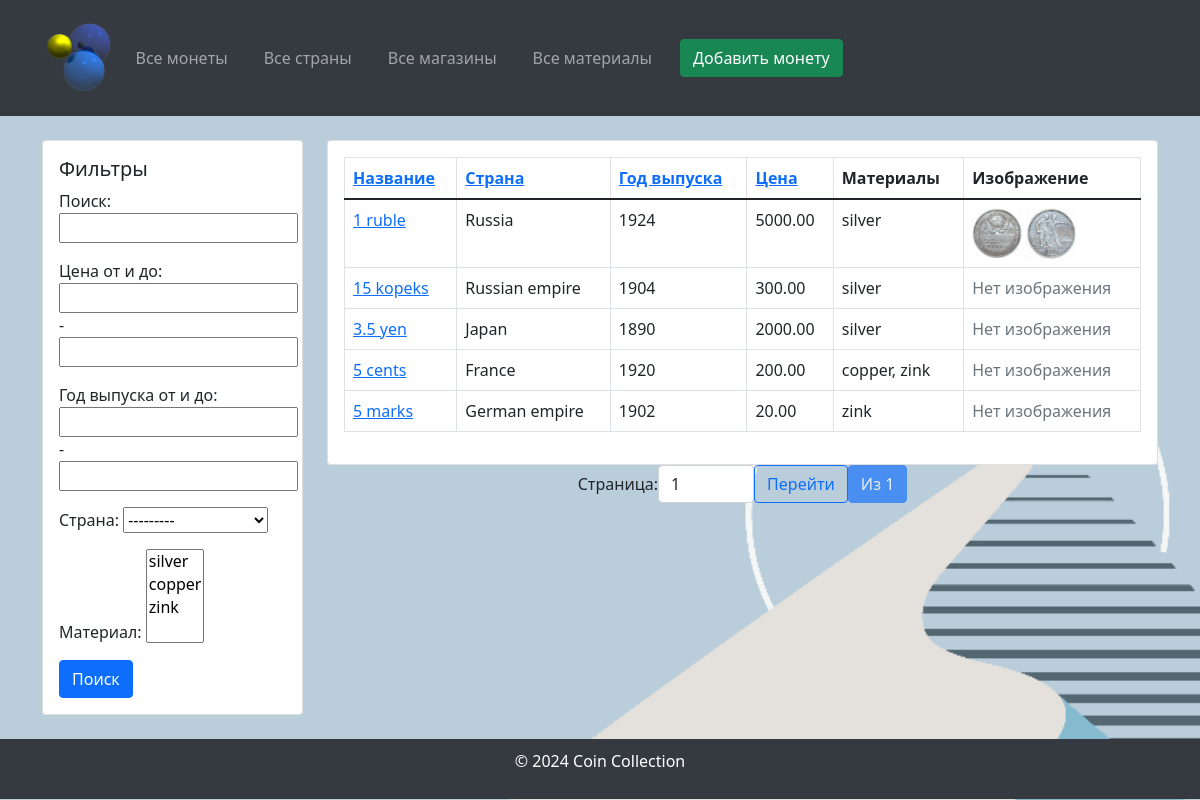
Before: / with the older database file.
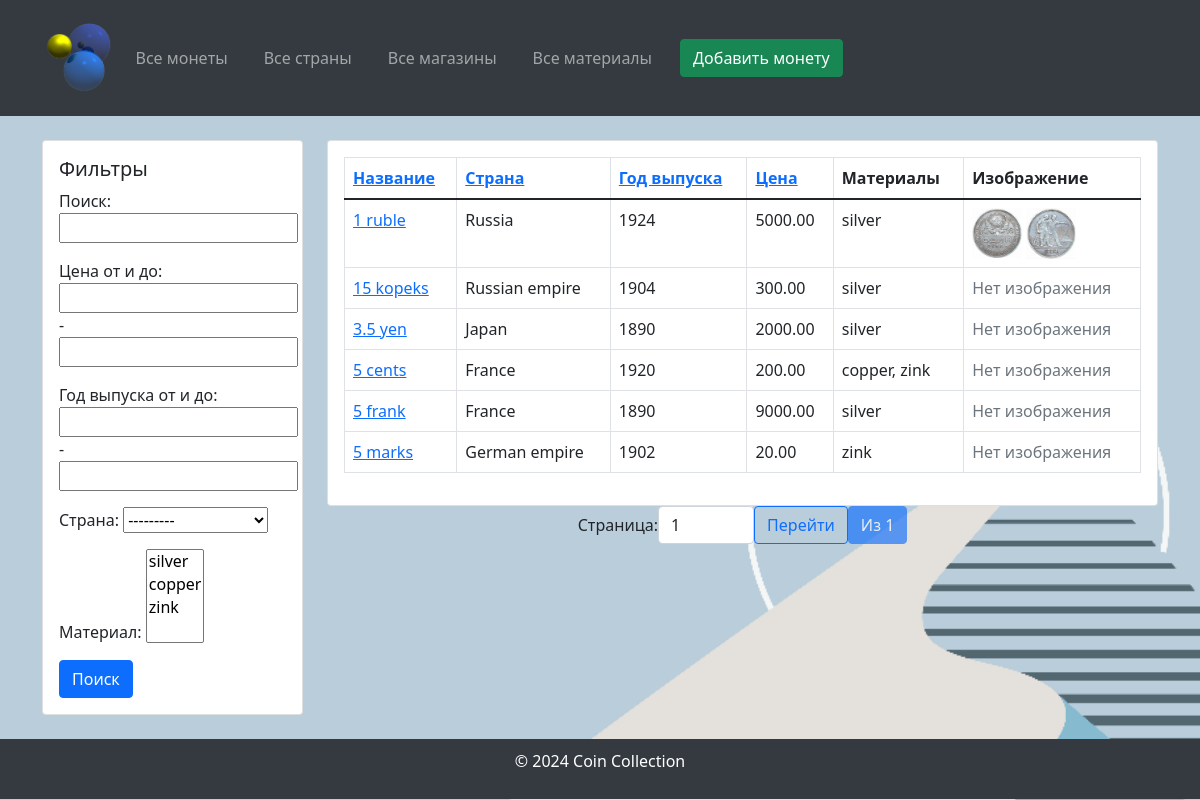
After: the same page with the newer database file.
### coindb/models.py (models this page shows, shortened)
class Coin(models.Model):
    name = models.CharField(max_length=255, verbose_name="Coin Name")
    country = models.ForeignKey(Country, on_delete=models.SET_NULL, blank=True,null=True, verbose_name="Country of Origin")
    year = models.IntegerField(verbose_name="Year of Issue")
    material = models.ManyToManyField(Material, verbose_name="Coin Material")
    price = models.DecimalField(max_digits=10, decimal_places=2, verbose_name="Coin Price")
    imageObverse = models.ImageField(upload_to="coins/", verbose_name="Coin Obverse Image", blank=True, null=True)
    imageReverse = models.ImageField(upload_to="coins/", verbose_name="Coin Reverse Image", blank=True, null=True)
    shop = models.ForeignKey('Shop', on_delete=models.SET_NULL, null=True, blank=True, verbose_name="Shop", related_name="coins")
    class Meta:
        verbose_name = "Coin"
        verbose_name_plural = "Coins"

class Country(models.Model):
    CONTINENT_CHOICES = [
        ("Africa", "Africa"),
        ("Asia", "Asia"),
        ("Europe", "Europe"),
        ("North America", "North America"),
        ("South America", "South America"),
        ("Antarctica", "Antarctica"),
        ("Australia", "Australia"),
    ]
    name = models.CharField(max_length=255, verbose_name="Country Name")
    continent = models.CharField(max_length=20, choices=CONTINENT_CHOICES, verbose_name="Continent")
    code = models.CharField(max_length=10, verbose_name="Country Code", unique=True)
    class Meta:
        verbose_name = "Country"
        verbose_name_plural = "Countries"
    def __str__(self):
        return self.name

class Material(models.Model):
    name = models.CharField(max_length=255, verbose_name="Material Name")
    price = models.DecimalField(max_digits=10, decimal_places=2, verbose_name="Material Price")
    class Meta:
        verbose_name = "Material"
        verbose_name_plural = "Materials"
    def __str__(self):
        return self.name

### coindb/views.py (the view)
# urls.py: path('', views.CoinListView.as_view(), name='coin_list'),
class CoinListView(ListView):
    model = Coin
    template_name = 'coin/coin_list.html'
    context_object_name = 'coins'
    filterset_class = CoinFilterSet
    paginate_by = 10
    def get_queryset(self):
        queryset = super().get_queryset()
        coin_filter = CoinFilterSet(self.request.GET, queryset=queryset)
        queryset = coin_filter.qs
        sort_field = self.request.GET.get('sort', 'name')
        order = self.request.GET.get('order', 'asc')
        if order == 'desc':
            sort_field = f'-{sort_field}'
        queryset = queryset.order_by(sort_field)
        return queryset
    def get_context_data(self, **kwargs):
        context = super().get_context_data(**kwargs)
        queryset = self.get_queryset()
        paginator = Paginator(queryset, self.paginate_by)
        page_number = self.request.GET.get('page')
        page_obj = paginator.get_page(page_number)
        context['page_obj'] = page_obj
        context['filter'] = CoinFilterSet(self.request.GET, queryset=queryset)
        return context

### templates/coin/coin_list.html (shortened to what this page needs)
{% extends 'base.html' %}
{% load bootstrap5 %}
{% block sidebar %}
    <div class="col-md-12 mb-4">
        <div class="card">
            <div class="card-body">
                <form method="get">
                    <h5 class="card-title">Фильтры</h5>
                    {{ filter.form.as_p }}
                    <button type="submit" class="btn btn-primary">Поиск</button>
                </form>
            </div>
        </div>
    </div>
{% endblock %}
{% block content %}
    <div class="card">
        <div class="card-body">
            <table class="table table-bordered">
                <thead>
                <tr>
                    <th>
                        <a href="?sort=name{% if request.GET.sort == 'name' and request.GET.order != 'desc' %}&order=desc{% endif %}">
                            Название
                        </a>
                    </th>
                    <th>
                        <a href="?sort=country{% if request.GET.sort == 'country' and request.GET.order != 'desc' %}&order=desc{% endif %}">
                            Страна
                        </a>
                    </th>
                    <th>
                        <a href="?sort=year{% if request.GET.sort == 'year' and request.GET.order != 'desc' %}&order=desc{% endif %}">
                            Год выпуска
                        </a>
                    </th>
                    <th>
                        <a href="?sort=price{% if request.GET.sort == 'price' and request.GET.order != 'desc' %}&order=desc{% endif %}">
                            Цена
                        </a>
                    </th>
                    <th>Материалы</th>
                    <th>Изображение</th>
                </tr>
                </thead>
                <tbody>
                {% for coin in coins %}
                    <tr>
                        <td><a href="{% url 'coin_detail' coin.id %}">{{ coin.name }}</a></td>
                        <td>{{ coin.country.name }}</td>
                        <td>{{ coin.year }}</td>
                        <td>{{ coin.price }}</td>
                        <td>
                            {% for material in coin.material.all %}
                                {{ material.name }}{% if not forloop.last %}, {% endif %}
                            {% endfor %}
                        </td>
                        <td>
                            {% if coin.imageObverse %}
                                <img src="{{ coin.imageObverse.url }}" alt="{{ coin.name }}" width="50">
                            {% endif %}
                            {% if coin.imageReverse %}
                                <img src="{{ coin.imageReverse.url }}" alt="{{ coin.name }}" width="50">
                            {% endif %}
                            {% if  not coin.imageObverse and not coin.imageReverse %}
                                <span class="text-muted">Нет изображения</span>
                            {% endif %}
                        </td>
                    </tr>
                {% empty %}
                    <tr>
                        <td colspan="6" class="text-center">Монеты не найдены</td>
                    </tr>
                {% endfor %}
                </tbody>
            </table>
        </div>
    </div>
    <div class="pagination justify-content-center">
        <form method="get" class="d-inline-flex align-items-center">
            <label for="page-input" class="mr-2">Страница:</label>
            <input type="number" id="page-input" name="page" value="{{ page_obj.number }}" min="1"
                   max="{{ page_obj.paginator.num_pages }}" class="form-control w-auto" style="width: 80px;">
            <button type="submit" class="btn btn-outline-primary ml-2">Перейти</button>
        </form>
        <span class="btn btn-primary disabled ml-2">Из {{ page_obj.paginator.num_pages }}</span>
    </div>
{% endblock %}

Changed rows visible on the page:
added Coin: name "5 frank", country.name "France", year "1890", price "9000.00", imageObverse "Нет изображения", Material (name "silver")
